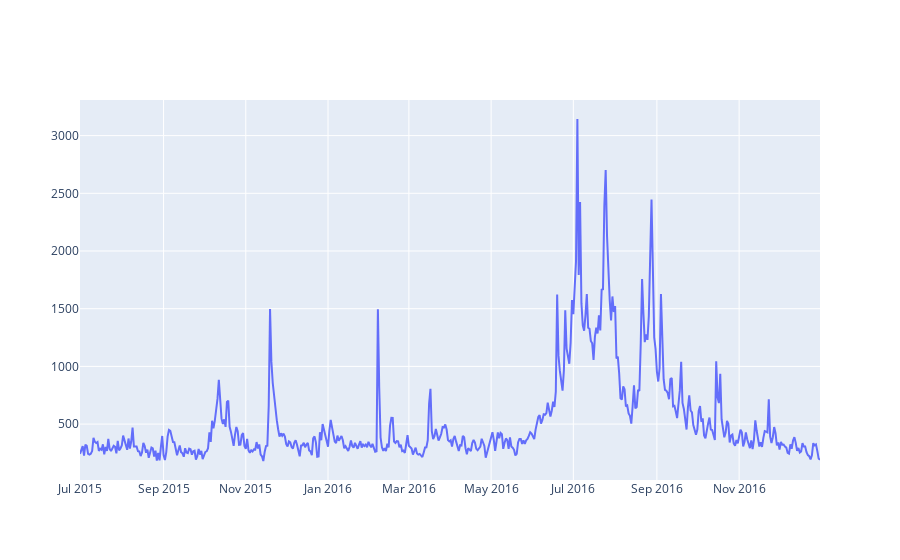

This figure's notebook cell:
### Code cell
iplot([{'x': ts.index,'y': ts.to_numpy()} ])

### Figure 1 — Plotly figure (JSON) as saved in the notebook; plotly's stock layout.template omitted (floating-point values rounded to 4 significant figures; data arrays with more than 128 entries replaced by an {"elided": "..."} marker saying what was removed)
{"data": [{"type": "scatter", "x": {"elided": "550 str values"}, "y": {"elided": "550 int values"}}], "layout": {}}
